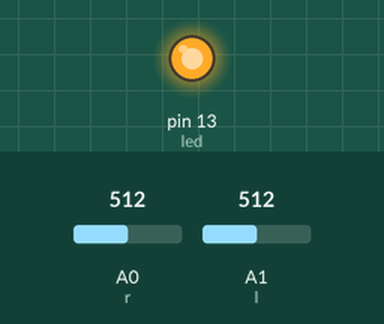
The sketch below on a simulated Arduino Uno, built with avr-gcc and run on an emulated ATmega328P. Shown: output pins drawn as LEDs (lit = HIGH). Inputs (shaded band) come from the test bench; at power-on: A0 (r) = 512, A1 (l) = 512. What the sketch prints to the serial monitor is not drawn.

Above: at 0.1 s.
Timing chart, 0 to 1.6 s (numbered marks = the images above):
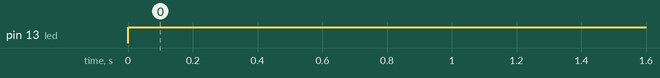

The sketch:

FSRsensor_proto.ino
```cpp
int led = 13;
int r = A0;  int l = A1;


void setup()
{
  pinMode(led, OUTPUT);
  Serial.begin(9600);
}

void loop()
{
  int rv = analogRead(r);
  int lv = analogRead(l);

  Serial.println("r = " + String(rv) + " l = " + String(lv));

  if (rv > 10 or lv >10){
    digitalWrite(led, HIGH);
  } else {
    digitalWrite(led, LOW);
  }
  delay(1000);
}
```

Measured:
- by itself, pin 13 (led): LOW → HIGH at 0.00 s
